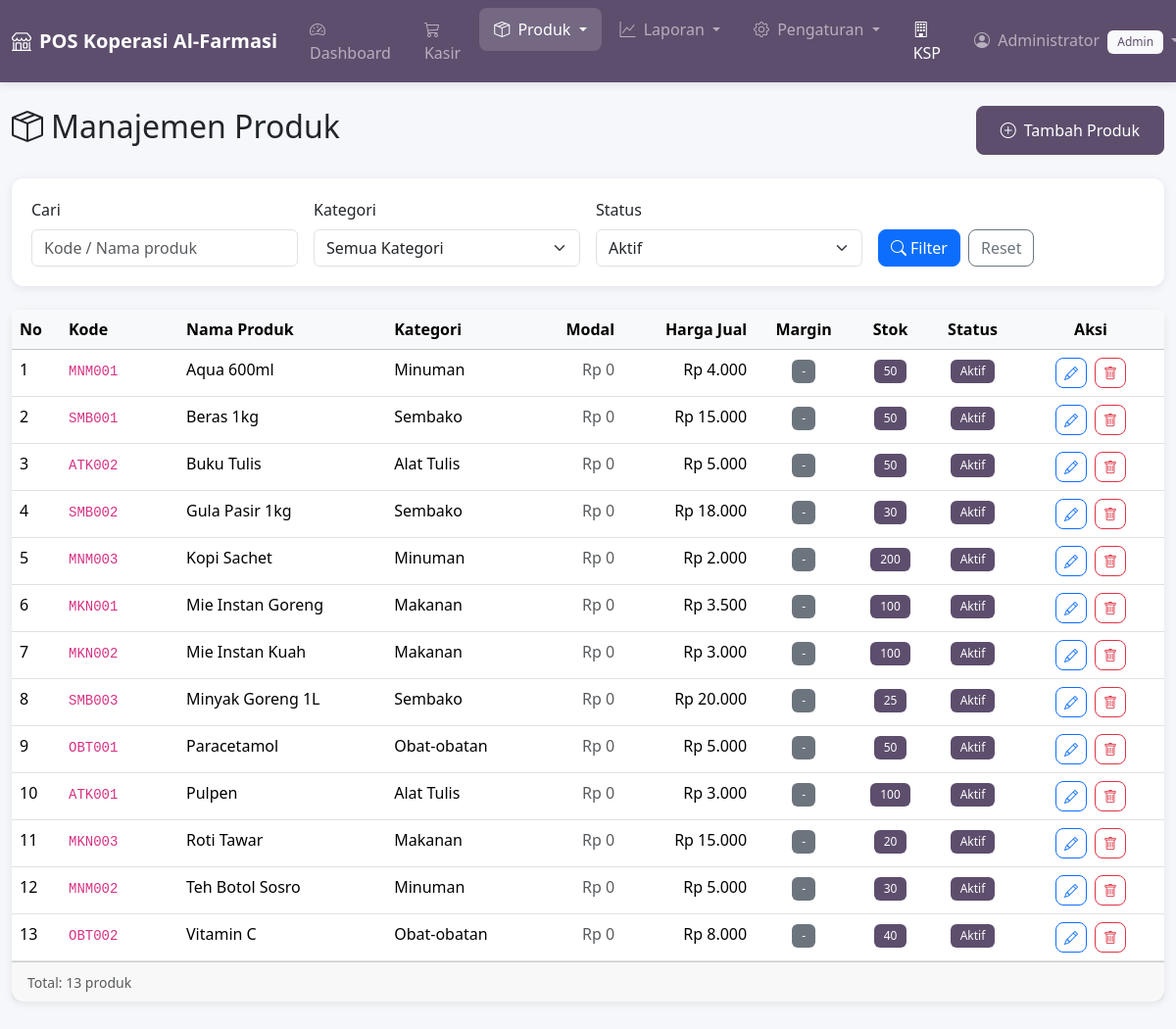
The page /products.php (signed in) on the database its author committed.
### tables this page shows
CREATE TABLE IF NOT EXISTS produk (
    id INT AUTO_INCREMENT PRIMARY KEY,
    kode_produk VARCHAR(50) NOT NULL UNIQUE,
    nama_produk VARCHAR(200) NOT NULL,
    kategori_id INT,
    harga_modal DECIMAL(12, 2) NOT NULL DEFAULT 0,
    harga_jual DECIMAL(12, 2) NOT NULL DEFAULT 0,
    stok INT NOT NULL DEFAULT 0,
    status ENUM('aktif', 'nonaktif') NOT NULL DEFAULT 'aktif',
    created_at TIMESTAMP DEFAULT CURRENT_TIMESTAMP,
    updated_at TIMESTAMP DEFAULT CURRENT_TIMESTAMP ON UPDATE CURRENT_TIMESTAMP,
    FOREIGN KEY (kategori_id) REFERENCES kategori(id) ON DELETE SET NULL,
    INDEX idx_kode_produk (kode_produk),
    INDEX idx_nama_produk (nama_produk)
);

CREATE TABLE IF NOT EXISTS kategori (
    id INT AUTO_INCREMENT PRIMARY KEY,
    nama_kategori VARCHAR(100) NOT NULL,
    created_at TIMESTAMP DEFAULT CURRENT_TIMESTAMP
);

### config/database.php (called while the page is built, shortened)
<?php
try {
    $dsn = "mysql:host=" . DB_HOST . ";dbname=" . DB_NAME . ";charset=" . DB_CHARSET;
    $options = [
        PDO::ATTR_ERRMODE => PDO::ERRMODE_EXCEPTION,
        PDO::ATTR_DEFAULT_FETCH_MODE => PDO::FETCH_ASSOC,
        PDO::ATTR_EMULATE_PREPARES => false,
    ];
    $pdo = new PDO($dsn, DB_USER, DB_PASS, $options);
} catch (PDOException $e) {
    error_log('Database connection error: ' . $e->getMessage());
    die("Koneksi database gagal. Silakan hubungi administrator.");
}
function query($sql, $params = []) {
    global $pdo;
    $stmt = $pdo->prepare($sql);
    $stmt->execute($params);
    return $stmt;
}
function fetchAll($sql, $params = []) {
    return query($sql, $params)->fetchAll();
}
function escape($string) {
    return htmlspecialchars($string, ENT_QUOTES, 'UTF-8');
}
function formatRupiah($angka) {
    return 'Rp ' . number_format($angka, 0, ',', '.');
}

### products.php (the view, shortened to what this page needs)
<?php
$filterSearch = $_GET['search'] ?? '';
$filterStatus = $_GET['status'] ?? 'aktif';
$where = ["1=1"];
$params = [];
if ($filterStatus) {
    $where[] = "p.status = ?";
    $params[] = $filterStatus;
}
$whereClause = implode(' AND ', $where);
$produk = fetchAll("SELECT p.*, k.nama_kategori
                   FROM produk p
                   LEFT JOIN kategori k ON p.kategori_id = k.id
                   WHERE $whereClause
                   ORDER BY p.nama_produk", $params);
include 'includes/header.php';
?>
<div class="container-fluid py-4">
    <div class="d-flex justify-content-between align-items-center mb-4">
        <h2><i class="bi bi-box-seam me-2"></i>Manajemen Produk</h2>
        <button class="btn btn-success btn-lg" data-bs-toggle="modal" data-bs-target="#addModal">
            <i class="bi bi-plus-circle me-2"></i>Tambah Produk
        </button>
    </div>
    <div class="card mb-4">
        <div class="card-body">
            <form method="GET" class="row g-3">
                <div class="col-md-3">
                    <label class="form-label">Cari</label>
                    <input type="text" class="form-control" name="search"
                           value="<?= escape($filterSearch) ?>" placeholder="Kode / Nama produk">
                </div>
                <div class="col-md-3">
                    <label class="form-label">Kategori</label>
                    <select class="form-select" name="kategori">
                        <option value="">Semua Kategori</option>
                    </select>
                </div>
                <div class="col-md-3">
                    <label class="form-label">Status</label>
                    <select class="form-select" name="status">
                        <option value="aktif" <?= $filterStatus === 'aktif' ? 'selected' : '' ?>>Aktif</option>
                    </select>
                </div>
                <div class="col-md-3 d-flex align-items-end">
                    <button type="submit" class="btn btn-primary me-2">
                        <i class="bi bi-search me-1"></i>Filter
                    </button>
                    <a href="products.php" class="btn btn-outline-secondary">Reset</a>
                </div>
            </form>
        </div>
    </div>
    <div class="card">
        <div class="card-body p-0">
            <div class="table-responsive">
                <table class="table table-hover mb-0">
                    <thead class="table-light">
                        <tr>
                            <th width="50">No</th>
                            <th width="120">Kode</th>
                            <th>Nama Produk</th>
                            <th>Kategori</th>
                            <th class="text-end">Modal</th>
                            <th class="text-end">Harga Jual</th>
                            <th class="text-center">Margin</th>
                            <th class="text-center">Stok</th>
                            <th class="text-center">Status</th>
                            <th width="150" class="text-center">Aksi</th>
                        </tr>
                    </thead>
                    <tbody>
                        <?php if (count($produk) > 0): ?>
                        <?php foreach ($produk as $index => $item):
                            $margin = $item['harga_modal'] > 0 ? (($item['harga_jual'] - $item['harga_modal']) / $item['harga_modal'] * 100) : 0;
                        ?>
                        <tr class="<?= $item['status'] === 'nonaktif' ? 'table-secondary' : '' ?>">
                            <td><?= $index + 1 ?></td>
                            <td><code><?= escape($item['kode_produk']) ?></code></td>
                            <td><?= escape($item['nama_produk']) ?></td>
                            <td><?= escape($item['nama_kategori'] ?? '-') ?></td>
                            <td class="text-end text-muted"><?= formatRupiah($item['harga_modal']) ?></td>
                            <td class="text-end"><?= formatRupiah($item['harga_jual']) ?></td>
                            <td class="text-center">
                                <?php if ($margin > 0): ?>
                                <span class="badge bg-success"><?= number_format($margin, 1) ?>%</span>
                                <?php else: ?>
                                <span class="badge bg-secondary">-</span>
                                <?php endif; ?>
                            </td>
                            <td class="text-center">
                                <?php if ($item['stok'] < 10): ?>
                                <span class="badge bg-danger"><?= $item['stok'] ?></span>
                                <?php else: ?>
                                <span class="badge bg-success"><?= $item['stok'] ?></span>
                                <?php endif; ?>
                            </td>
                            <td class="text-center">
                                <?php if ($item['status'] === 'aktif'): ?>
                                <span class="badge bg-success">Aktif</span>
                                <?php else: ?>
                                <span class="badge bg-secondary">Nonaktif</span>
                                <?php endif; ?>
                            </td>
                            <td class="text-center">
                                <button class="btn btn-sm btn-outline-primary me-1"
                                        onclick="editProduct(<?= htmlspecialchars(json_encode($item)) ?>)">
                                    <i class="bi bi-pencil"></i>
                                </button>
                                <button class="btn btn-sm btn-outline-danger"
                                        onclick="deleteProduct(<?= $item['id'] ?>, '<?= escape($item['nama_produk']) ?>')">
                                    <i class="bi bi-trash"></i>
                                </button>
                            </td>
                        </tr>
                        <?php endforeach; ?>
                        <?php endif; ?>
                    </tbody>
                </table>
            </div>
        </div>
        <div class="card-footer">
            <small class="text-muted">Total: <?= count($produk) ?> produk</small>
        </div>
    </div>
</div>
<?php include 'includes/footer.php'; ?>

### assets/css/style.css (style rules this page uses)
:root { --primary-color: #5D4E6D; --secondary-color: #0d6efd; --success-color: #5D4E6D; --danger-color: #dc3545; --warning-color: #ffc107; --info-color: #0dcaf0; --light-color: #f8f9fa; --dark-color: #212529; }
body { font-family: 'Segoe UI', Tahoma, Geneva, Verdana, sans-serif; background-color: #f5f7fa; min-height: 100vh; }
.card { border: none; border-radius: 12px; box-shadow: 0 2px 10px rgba(0, 0, 0, 0.08); }
.card-body { padding: 20px; }
.btn { border-radius: 8px; font-weight: 500; transition: all 0.2s ease; }
.btn-lg { padding: 12px 24px; font-size: 1rem; }
.btn-success { background-color: var(--success-color); border-color: var(--success-color); }
.table { margin-bottom: 0; }
.table th { font-weight: 600; white-space: nowrap; }
.badge { font-weight: 500; padding: 6px 10px; }
.btn-success { background-color: #5D4E6D !important; border-color: #5D4E6D !important; }
.bg-success { background-color: #5D4E6D !important; }

### rows shown on the page
produk: kode_produk "MNM001", nama_produk "Aqua 600ml", kategori.nama_kategori "Minuman", harga_modal "Rp 0", harga_jual "Rp 4.000", stok "50", status "Aktif"
produk: kode_produk "SMB001", nama_produk "Beras 1kg", kategori.nama_kategori "Sembako", harga_modal "Rp 0", harga_jual "Rp 15.000", stok "50", status "Aktif"
produk: kode_produk "ATK002", nama_produk "Buku Tulis", kategori.nama_kategori "Alat Tulis", harga_modal "Rp 0", harga_jual "Rp 5.000", stok "50", status "Aktif"
produk: kode_produk "SMB002", nama_produk "Gula Pasir 1kg", kategori.nama_kategori "Sembako", harga_modal "Rp 0", harga_jual "Rp 18.000", stok "30", status "Aktif"
produk: kode_produk "MNM003", nama_produk "Kopi Sachet", kategori.nama_kategori "Minuman", harga_modal "Rp 0", harga_jual "Rp 2.000", stok "200", status "Aktif"
produk: kode_produk "MKN001", nama_produk "Mie Instan Goreng", kategori.nama_kategori "Makanan", harga_modal "Rp 0", harga_jual "Rp 3.500", stok "100", status "Aktif"
produk: kode_produk "MKN002", nama_produk "Mie Instan Kuah", kategori.nama_kategori "Makanan", harga_modal "Rp 0", harga_jual "Rp 3.000", stok "100", status "Aktif"
produk: kode_produk "SMB003", nama_produk "Minyak Goreng 1L", kategori.nama_kategori "Sembako", harga_modal "Rp 0", harga_jual "Rp 20.000", stok "25", status "Aktif"
produk: kode_produk "OBT001", nama_produk "Paracetamol", kategori.nama_kategori "Obat-obatan", harga_modal "Rp 0", harga_jual "Rp 5.000", stok "50", status "Aktif"
produk: kode_produk "ATK001", nama_produk "Pulpen", kategori.nama_kategori "Alat Tulis", harga_modal "Rp 0", harga_jual "Rp 3.000", stok "100", status "Aktif"
produk: kode_produk "MKN003", nama_produk "Roti Tawar", kategori.nama_kategori "Makanan", harga_modal "Rp 0", harga_jual "Rp 15.000", stok "20", status "Aktif"
produk: kode_produk "MNM002", nama_produk "Teh Botol Sosro", kategori.nama_kategori "Minuman", harga_modal "Rp 0", harga_jual "Rp 5.000", stok "30", status "Aktif"
produk: kode_produk "OBT002", nama_produk "Vitamin C", kategori.nama_kategori "Obat-obatan", harga_modal "Rp 0", harga_jual "Rp 8.000", stok "40", status "Aktif"

### other values the page prints
$appName "POS Koperasi Al-Farmasi"
$_SESSION['nama_lengkap'] "Administrator"
$_SESSION['role'] "Admin"
count($produk) "13"
